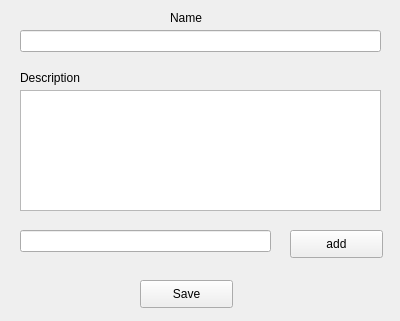
<?xml version="1.0" encoding="UTF-8"?>
<ui version="4.0">
 <class>AddRecipeForm</class>
 <widget class="QWidget" name="AddRecipeForm">
  <property name="geometry">
   <rect>
    <x>0</x>
    <y>0</y>
    <width>400</width>
    <height>321</height>
   </rect>
  </property>
  <property name="windowTitle">
   <string>AddRecipe</string>
  </property>
  <widget class="QLabel" name="nameTitle">
   <property name="geometry">
    <rect>
     <x>170</x>
     <y>10</y>
     <width>55</width>
     <height>16</height>
    </rect>
   </property>
   <property name="text">
    <string>Name</string>
   </property>
  </widget>
  <widget class="QLineEdit" name="nameEdit">
   <property name="geometry">
    <rect>
     <x>20</x>
     <y>30</y>
     <width>361</width>
     <height>22</height>
    </rect>
   </property>
  </widget>
  <widget class="QPushButton" name="saveButton">
   <property name="geometry">
    <rect>
     <x>140</x>
     <y>280</y>
     <width>93</width>
     <height>28</height>
    </rect>
   </property>
   <property name="text">
    <string>Save</string>
   </property>
  </widget>
  <widget class="QPushButton" name="addButton">
   <property name="geometry">
    <rect>
     <x>290</x>
     <y>230</y>
     <width>93</width>
     <height>28</height>
    </rect>
   </property>
   <property name="text">
    <string>add</string>
   </property>
  </widget>
  <widget class="QLineEdit" name="ingidientLineEdit">
   <property name="geometry">
    <rect>
     <x>20</x>
     <y>230</y>
     <width>251</width>
     <height>22</height>
    </rect>
   </property>
  </widget>
  <widget class="QTextEdit" name="descriptionTextEdit">
   <property name="geometry">
    <rect>
     <x>20</x>
     <y>90</y>
     <width>361</width>
     <height>121</height>
    </rect>
   </property>
  </widget>
  <widget class="QLabel" name="descriptionTitle">
   <property name="geometry">
    <rect>
     <x>20</x>
     <y>70</y>
     <width>81</width>
     <height>16</height>
    </rect>
   </property>
   <property name="text">
    <string>Description</string>
   </property>
  </widget>
 </widget>
 <resources/>
 <connections/>
</ui>
